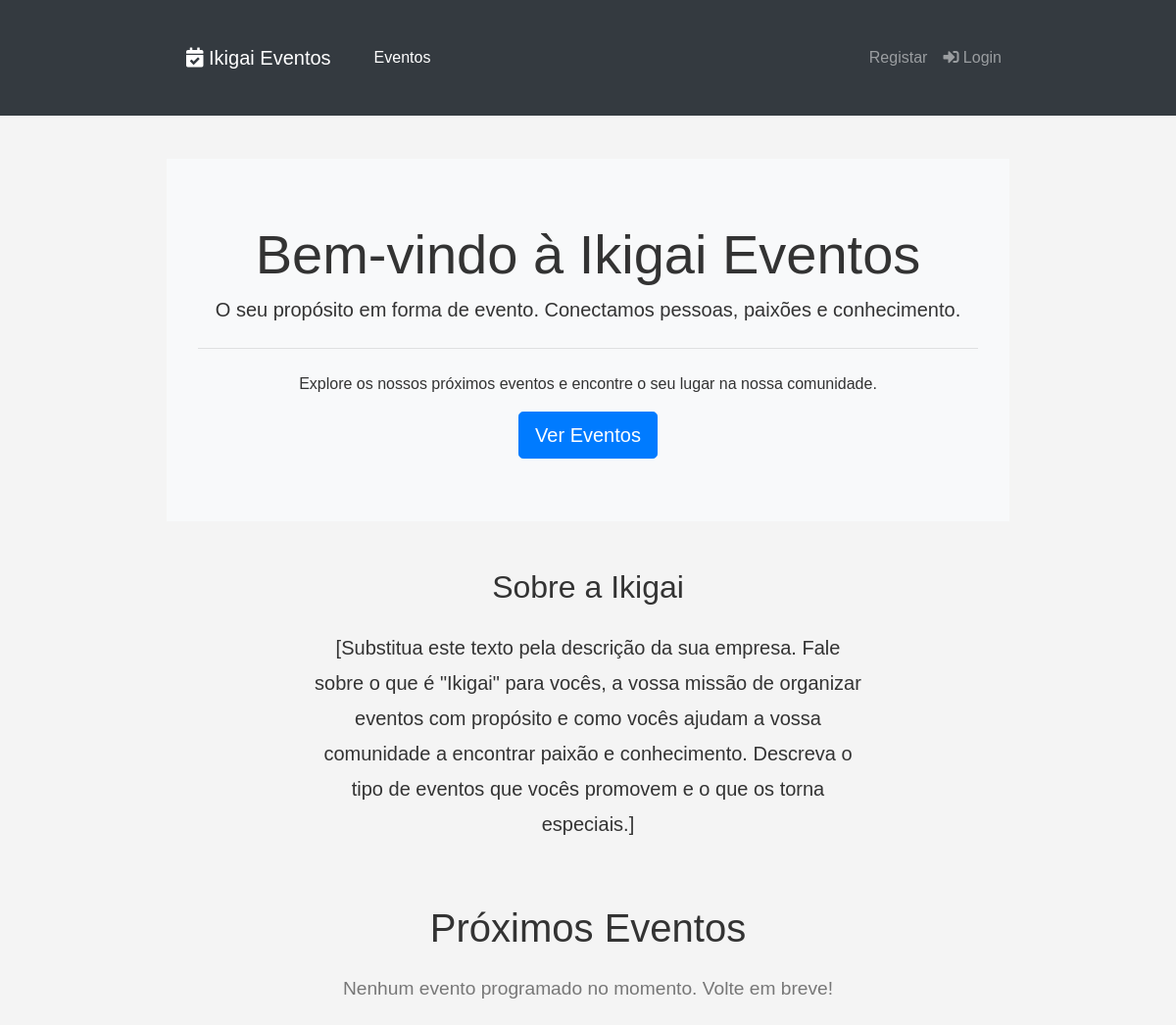
Before: / with the older database file.
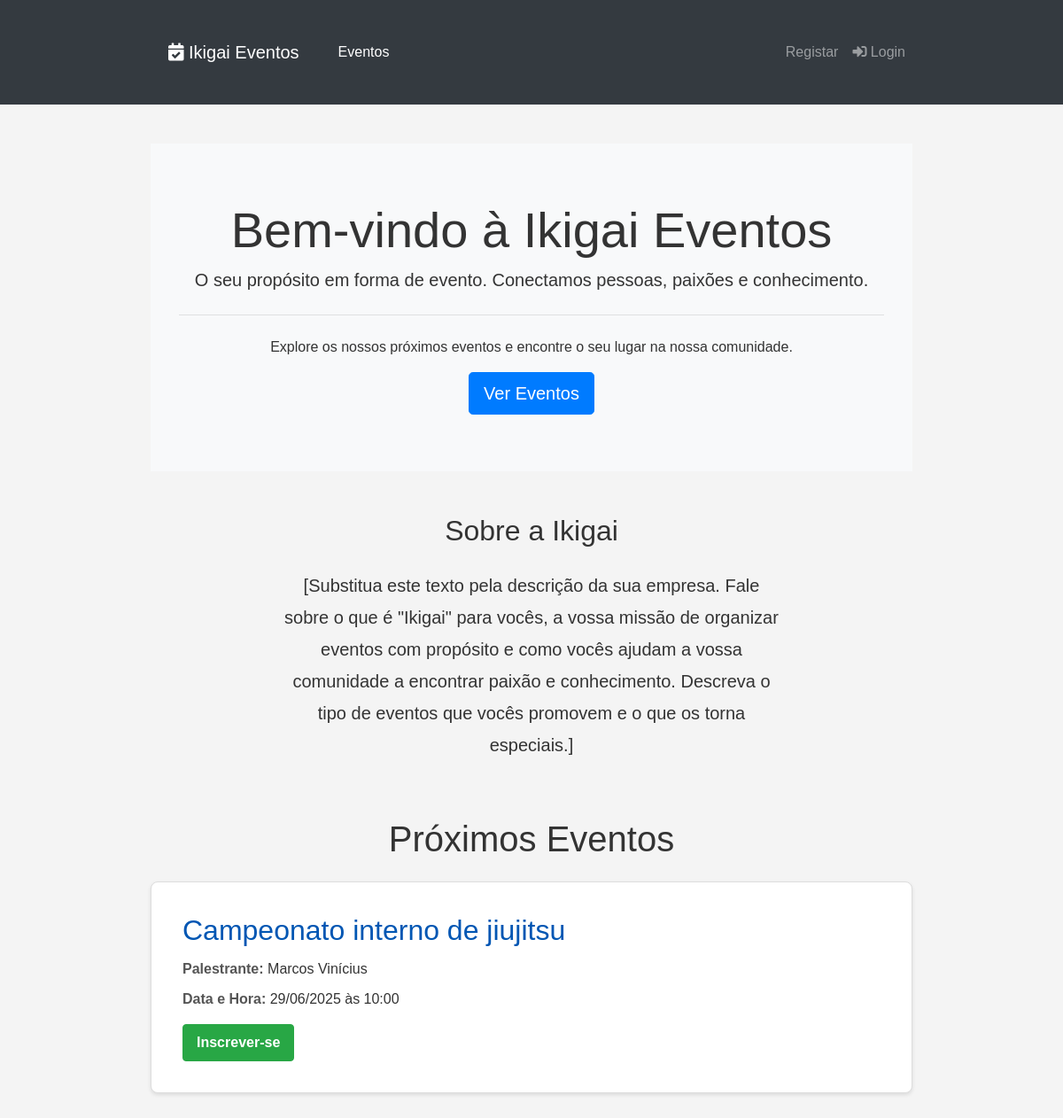
After: the same page with the newer database file.
### app/models.py (models this page shows, shortened)
class Evento(db.Model):
    __tablename__ = 'eventos'
    id = db.Column(db.Integer, primary_key=True)
    nome_evento = db.Column(db.String(200), nullable=False)
    data_hora_evento = db.Column(db.DateTime, nullable=False)
    palestrante = db.Column(db.String(100))
    imagem_palestrante = db.Column(db.String(300), nullable=True) # URL para a imagem
    descricao = db.Column(db.Text)
    local_evento = db.Column(db.String(200))
    preco = db.Column(db.Float, default=0.0)
    numero_vagas = db.Column(db.Integer, nullable=False)
    inscricoes = db.relationship('Inscricao', backref='evento', lazy=True)

### app/routes.py (the view)
@public_bp.route('/')
def index():
    eventos = Evento.query.filter(Evento.data_hora_evento >= datetime.utcnow()).order_by(Evento.data_hora_evento).all()
    return render_template('index.html', eventos=eventos)

### app/templates/index.html (shortened to what this page needs)
{% extends "base.html" %}
{% block content %}
    <div class="jumbotron text-center bg-light mb-5">
        <h1 class="display-4">Bem-vindo à Ikigai Eventos</h1>
        <p class="lead">O seu propósito em forma de evento. Conectamos pessoas, paixões e conhecimento.</p>
        <hr class="my-4">
        <p>Explore os nossos próximos eventos e encontre o seu lugar na nossa comunidade.</p>
        <a class="btn btn-primary btn-lg" href="#eventos" role="button">Ver Eventos</a>
    </div>
    <div id="sobre" class="mb-5">
        <div class="row">
            <div class="col-lg-8 offset-lg-2 text-center">
                <h2 class="mb-4">Sobre a Ikigai</h2>
                <p class="lead" style="line-height: 1.8;">
                    [Substitua este texto pela descrição da sua empresa. Fale sobre o que é "Ikigai" para vocês, a vossa
                    missão de organizar eventos com propósito e como vocês ajudam a vossa comunidade a encontrar paixão
                    e conhecimento. Descreva o tipo de eventos que vocês promovem e o que os torna especiais.]
                </p>
            </div>
        </div>
    </div>
    <h1 class="mb-4 text-center" id="eventos">Próximos Eventos</h1>
    {% if eventos %}
        {% for evento in eventos %}
            <div class="evento card mb-4">
                <div class="card-body">
                    <div class="row">
                        <div class="col-md-{{ '9' if evento.imagem_palestrante else '12' }}">
                            <h2 class="card-title">{{ evento.nome_evento }}</h2>
                            {% if evento.palestrante %}
                                <p><strong>Palestrante:</strong> {{ evento.palestrante }}</p>
                            {% endif %}
                            <p><strong>Data e Hora:</strong> {{ evento.data_hora_evento.strftime('%d/%m/%Y às %H:%M') }}
                            </p>
                            <a href="{{ url_for('public.inscrever_evento', evento_id=evento.id) }}"
                               class="inscricao-link btn btn-success mt-2">Inscrever-se</a>
                        </div>
                    </div>
                </div>
            </div>
        {% endfor %}
    {% else %}
        <p class="sem-eventos">Nenhum evento programado no momento. Volte em breve!</p>
    {% endif %}
{% endblock %}

### app/templates/base.html (shortened to what this page needs)
<!DOCTYPE html>
<html lang="pt-BR">
<head>
    <link rel="stylesheet" href="https://stackpath.bootstrapcdn.com/bootstrap/4.5.2/css/bootstrap.min.css"
>
    <link rel="stylesheet" href="https://cdnjs.cloudflare.com/ajax/libs/font-awesome/5.15.3/css/all.min.css">
    <link rel="stylesheet" href="{{ url_for('static', filename='css/estilos_publicos.css') }}">
</head>
<body>
<nav class="navbar navbar-expand-lg navbar-dark bg-dark mb-4">
    <div class="container">
        <a class="navbar-brand" href="{{ url_for('public.index') }}">
            <i class="fas fa-calendar-check"></i> Ikigai Eventos
        </a>
        <div class="collapse navbar-collapse" id="navbarNav">
            <ul class="navbar-nav mr-auto">
                <li class="nav-item active">
                    <a class="nav-link" href="{{ url_for('public.index') }}">Eventos </a>
                </li>
            </ul>
            <ul class="navbar-nav">
                {% if current_user.is_authenticated %}
                    <li class="nav-item dropdown">
                        <a class="nav-link dropdown-toggle" href="#" id="navbarUserDropdown" role="button"
                           data-toggle="dropdown" aria-haspopup="true" aria-expanded="false">
                            <i class="fas fa-user-circle"></i> Olá, {{ current_user.username }}
                        </a>
                        <div class="dropdown-menu dropdown-menu-right" aria-labelledby="navbarUserDropdown">
                            <a class="dropdown-item" href="{{ url_for('auth.perfil') }}">Meu Perfil</a>
                            {% if current_user.role == 'admin' %}
                                <a class="dropdown-item" href="{{ url_for('admin.dashboard') }}">Área
                                    Administrativa</a>
                            {% endif %}
                            <div class="dropdown-divider"></div>
                            <a class="dropdown-item" href="{{ url_for('auth.logout') }}">Sair (Logout)</a>
                        </div>
                    </li>
                {% else %}
                    <li class="nav-item">
                        <a class="nav-link" href="{{ url_for('auth.register') }}">Registar</a>
                    </li>
                    <li class="nav-item">
                        <a class="nav-link" href="{{ url_for('auth.login') }}">
                            <i class="fas fa-sign-in-alt"></i> Login
                        </a>
                    </li>
                {% endif %}
            </ul>
        </div>
    </div>
</nav>
<main class="container">
    {% block content %}{% endblock %}
</main>
</body>
</html>

### app/static/css/estilos_publicos.css (style rules this page uses)
body { font-family: sans-serif; margin: 0; background-color: #f4f4f4; color: #333; }
.navbar { background-color: #333; overflow: hidden; padding: 10px 0; margin-bottom: 20px; width: 100%; }
.navbar a { float: left; display: block; color: white; text-align: center; padding: 14px 20px; text-decoration: none; }
.container { padding: 20px; max-width: 900px; margin: auto; }
h1 { color: #333; text-align: center; }
.evento { background-color: #fff; border: 1px solid #ddd; border-radius: 8px; margin-bottom: 20px; padding: 15px; box-shadow: 0 2px 4px rgba(0,0,0,0.1); }
.evento h2 { margin-top: 0; color: #0056b3; }
.evento p { margin: 8px 0; line-height: 1.6; }
.evento strong { color: #555; }
.evento .inscricao-link { display: inline-block; margin-top: 10px; padding: 8px 15px; background-color: #28a745; color: white; text-decoration: none; border-radius: 4px; font-weight: bold; }
.jumbotron { border-radius: 0; background-color: #e9ecef; }

Changed rows visible on the page:
added Evento: nome_evento "Campeonato interno de jiujitsu", palestrante "Marcos Vinícius", data_hora_evento "29/06/2025 às 10:00"
Other visible differences:
text no longer shown: "Nenhum evento programado no momento. Volte em breve!"
